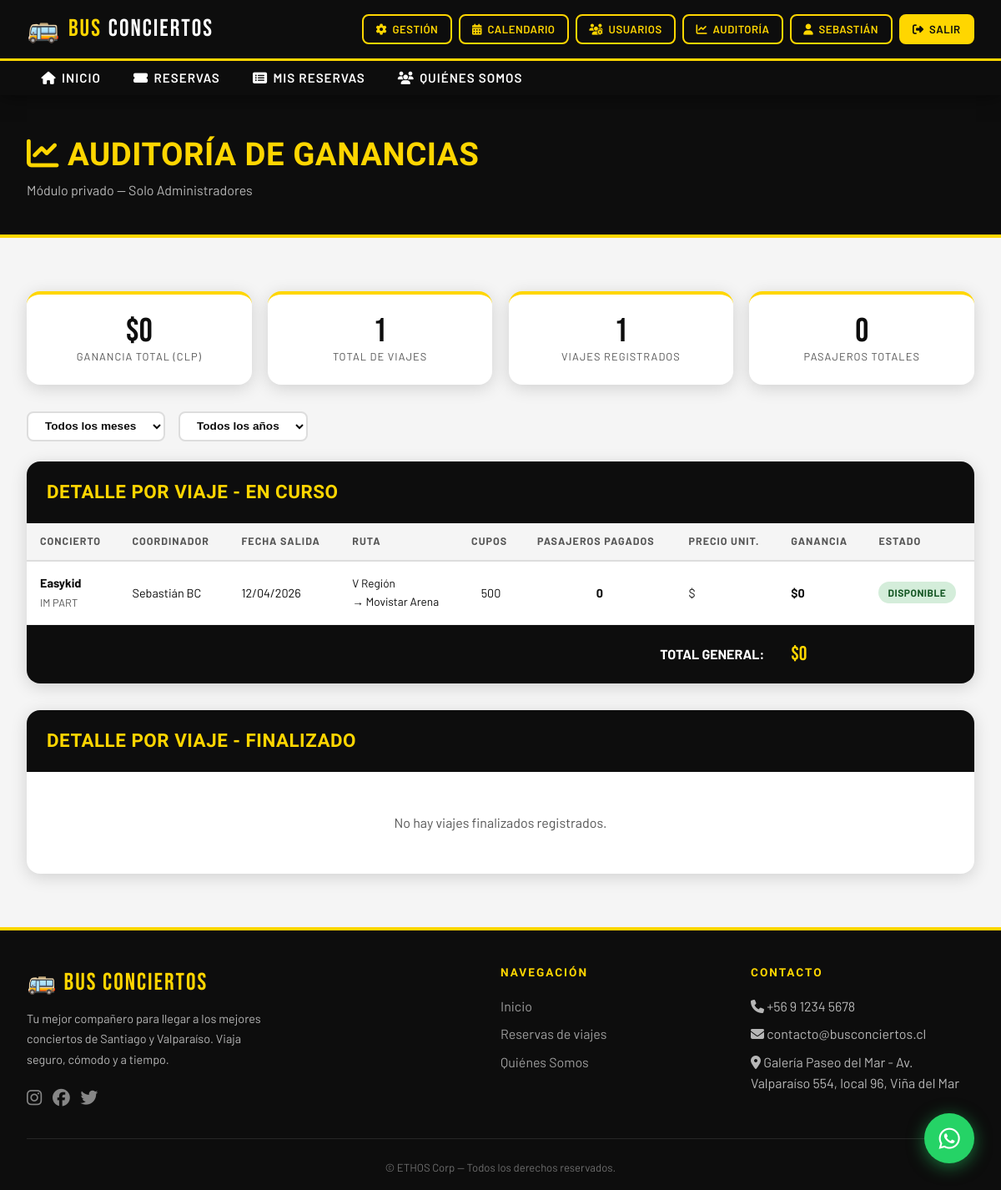
The app's page /reservas/auditoria/ (signed in) with its own data.
### reservas/models.py (models this page shows, shortened)
class Viaje(models.Model):
    ESTADO_CHOICES = [
        ('disponible', 'Disponible'),
        ('completo', 'Completo'),
        ('cancelado', 'Cancelado'),
        ('realizado', 'Realizado'),
    ]
    concierto = models.ForeignKey(Concierto, on_delete=models.CASCADE, verbose_name='Concierto')
    coordinador = models.ForeignKey(
        User, on_delete=models.SET_NULL, null=True,
        related_name='viajes_coordinados', verbose_name='Coordinador'
    )
    origen = models.CharField(max_length=200, verbose_name='Punto de Origen')
    destino = models.CharField(max_length=200, verbose_name='Destino')
    fecha_salida = models.DateField(verbose_name='Fecha de Salida')
    cupos_totales = models.PositiveIntegerField(verbose_name='Cupos Totales')
    estado = models.CharField(max_length=20, choices=ESTADO_CHOICES, default='disponible')
    descripcion = models.TextField(blank=True, verbose_name='Descripción adicional')
    creado_en = models.DateTimeField(auto_now_add=True)
    class Meta:
        verbose_name = 'Viaje'
        verbose_name_plural = 'Viajes'
        ordering = ['fecha_salida']
    @property
    def cupos_ocupados(self):
        from django.db.models import Sum
        return self.reserva_set.filter(estado='pagado').aggregate(total=Sum('cantidad'))['total'] or 0
    @property
    def ganancia_total(self):
        from django.db.models import Sum
        total = self.reserva_set.filter(estado='pagado').aggregate(total=Sum('monto'))['total'] or 0
        return total

### core/models.py (models this page shows, shortened)
class Concierto(models.Model):
    REGION_CHOICES = [
        ('santiago', 'Santiago'),
        ('valparaiso', 'Región de Valparaíso'),
    ]
    nombre = models.CharField(max_length=200, verbose_name='Nombre del Concierto')
    artista = models.CharField(max_length=200, verbose_name='Artista / Banda')
    fecha = models.DateField(verbose_name='Fecha')
    lugar = models.CharField(max_length=300, verbose_name='Lugar / Recinto')
    region = models.CharField(max_length=20, choices=REGION_CHOICES, verbose_name='Región')
    descripcion = models.TextField(blank=True, verbose_name='Descripción')
    imagen_url = models.URLField(blank=True, verbose_name='URL Imagen')
    activo = models.BooleanField(default=True)
    class Meta:
        verbose_name = 'Concierto'
        verbose_name_plural = 'Conciertos'
        ordering = ['fecha']

### reservas/views.py (the view)
# urls.py: path('auditoria/', views.auditoria_ganancias, name='auditoria_ganancias'),
@login_required
@user_passes_test(es_admin)
def auditoria_ganancias(request):
    viajes = Viaje.objects.filter(estado='disponible').select_related('concierto', 'coordinador').prefetch_related('reserva_set').order_by('-fecha_salida')
    viajes_finalizados = Viaje.objects.exclude(estado='disponible').select_related('concierto', 'coordinador').prefetch_related('reserva_set').order_by('-fecha_salida')
    total_general = sum(v.ganancia_total for v in viajes)
    total_pasajeros = sum(v.cupos_ocupados for v in viajes) + sum(v.cupos_ocupados for v in viajes_finalizados)
    total_finalizados = sum(v.ganancia_total for v in viajes_finalizados)
    total_combinado = total_general + total_finalizados
    context = {
        'viajes': viajes,
        'viajes_finalizados': viajes_finalizados,
        'total_general': total_general,
        'total_pasajeros': total_pasajeros,
        'total_finalizados': total_finalizados,
        'total_combinado': total_combinado,
    }
    return render(request, 'reservas/auditoria.html', context)

### reservas/views.py (called while the page is built)
def es_admin(user):
    return user.is_authenticated and (
        user.is_superuser or
        user.groups.filter(name='Administrador').exists()
    )

### reservas/templates/reservas/auditoria.html (shortened to what this page needs)
{% extends 'base.html' %}
{% block content %}
<div class="page-header">
  <div class="container">
    <h1><i class="fa fa-chart-line"></i> Auditoría de Ganancias</h1>
    <p>Módulo privado — Solo Administradores</p>
  </div>
</div>
<section class="seccion" style="max-width:none;">
  <div class="kpi-grid" style="margin-bottom:2rem;">
    <div class="kpi-card">
      <div class="kpi-valor">$<span id="kpi-ganancia-total" class="fmt-clp">{{ total_combinado|floatformat:0 }}</span></div>
      <div class="kpi-label">Ganancia Total (CLP)</div>
    </div>
    <div class="kpi-card">
      <div class="kpi-valor"><span id="kpi-total-viajes">{{ viajes.count|add:viajes_finalizados.count }}</span></div>
      <div class="kpi-label">Total de Viajes</div>
    </div>
    <div class="kpi-card">
      <div class="kpi-valor"><span id="kpi-viajes-registrados">{{ viajes.count|add:viajes_finalizados.count }}</span></div>
      <div class="kpi-label">Viajes Registrados</div>
    </div>
    <div class="kpi-card">
      <div class="kpi-valor"><span id="kpi-pasajeros" class="fmt-clp">{{ total_pasajeros }}</span></div>
      <div class="kpi-label">Pasajeros Totales</div>
    </div>
  </div>
  <div style="display:flex;gap:1rem;margin-bottom:1.5rem;flex-wrap:wrap;">
    <select id="aud-filtro-mes" style="padding:0.45rem 1rem;border-radius:var(--radio);border:2px solid #ddd;background:#fff;color:var(--negro);font-size:0.85rem;font-weight:600;cursor:pointer;outline:none;">
      <option value="todos">Todos los meses</option>
    </select>
    <select id="aud-filtro-anio" style="padding:0.45rem 1rem;border-radius:var(--radio);border:2px solid #ddd;background:#fff;color:var(--negro);font-size:0.85rem;font-weight:600;cursor:pointer;outline:none;">
      <option value="todos">Todos los años</option>
    </select>
  </div>
  <div class="tabla-wrapper">
    <div class="tabla-header">
      <h2>DETALLE POR VIAJE - EN CURSO</h2>
    </div>
    {% if viajes %}
    <div style="overflow-x:auto;">
      <table>
        <thead>
          <tr>
            <th>Concierto</th>
            <th>Coordinador</th>
            <th>Fecha Salida</th>
            <th>Ruta</th>
            <th>Cupos</th>
            <th>Pasajeros Pagados</th>
            <th>Precio Unit.</th>
            <th>Ganancia</th>
            <th>Estado</th>
          </tr>
        </thead>
        <tbody>
          {% for viaje in viajes %}
          <tr class="aud-fila aud-fila-curso" data-mes="{{ viaje.fecha_salida|date:'Y-m' }}" data-ganancia="{{ viaje.ganancia_total|floatformat:0 }}" data-pasajeros="{{ viaje.cupos_ocupados }}">
            <td>
              <strong>{{ viaje.concierto.artista }}</strong><br>
              <span style="font-size:0.8rem;color:var(--gris-medio);">{{ viaje.concierto.nombre }}</span>
            </td>
            <td>{{ viaje.coordinador.get_full_name|default:viaje.coordinador.username|default:"—" }}</td>
            <td>{{ viaje.fecha_salida|date:"d/m/Y" }}</td>
            <td style="font-size:0.85rem;">{{ viaje.origen }}<br>→ {{ viaje.destino }}</td>
            <td style="text-align:center;">{{ viaje.cupos_totales }}</td>
            <td style="text-align:center;">
              <strong style="{% if viaje.cupos_ocupados > 0 %}color:var(--exito);{% endif %}">{{ viaje.cupos_ocupados }}</strong>
            </td>
            <td>$</td>
            <td style="font-weight:700;{% if viaje.ganancia_total > 0 %}color:var(--exito);{% endif %}">
              $<span class="fmt-clp">{{ viaje.ganancia_total|floatformat:0 }}</span>
            </td>
            <td><span class="badge-estado badge-{{ viaje.estado }}">{{ viaje.get_estado_display }}</span></td>
          </tr>
          {% endfor %}
        </tbody>
        <tfoot>
          <tr style="background:var(--negro);color:var(--blanco);">
            <td colspan="7" style="padding:1rem;font-weight:700;text-align:right;font-size:1rem;">TOTAL GENERAL:</td>
            <td style="padding:1rem;font-family:'Bebas Neue';font-size:1.5rem;color:var(--amarillo);">$<span id="total-curso">{{ total_general|floatformat:0 }}</span></td>
            <td></td>
          </tr>
        </tfoot>
      </table>
    </div>
    {% else %}
    <div style="text-align:center;padding:3rem;color:var(--gris-medio);">No hay viajes registrados.</div>
    {% endif %}
  </div>
  <div class="tabla-wrapper" style="margin-top:2rem;">
    <div class="tabla-header">
      <h2>DETALLE POR VIAJE - FINALIZADO</h2>
    </div>
    {% if viajes_finalizados %}
    <div style="overflow-x:auto;">
      <table>
        <thead>
          <tr>
            <th>Concierto</th>
            <th>Coordinador</th>
            <th>Fecha Salida</th>
            <th>Ruta</th>
            <th>Cupos</th>
            <th>Pasajeros Pagados</th>
            <th>Precio Unit.</th>
            <th>Ganancia</th>
            <th>Estado</th>
          </tr>
        </thead>
        <tbody>
          {% for viaje in viajes_finalizados %}
          <tr class="aud-fila aud-fila-fin" data-mes="{{ viaje.fecha_salida|date:'Y-m' }}" data-ganancia="{{ viaje.ganancia_total|floatformat:0 }}" data-pasajeros="{{ viaje.cupos_ocupados }}">
            <td>
              <strong>{{ viaje.concierto.artista }}</strong><br>
              <span style="font-size:0.8rem;color:var(--gris-medio);">{{ viaje.concierto.nombre }}</span>
            </td>
            <td>{{ viaje.coordinador.get_full_name|default:viaje.coordinador.username|default:"—" }}</td>
            <td>{{ viaje.fecha_salida|date:"d/m/Y" }}</td>
            <td style="font-size:0.85rem;">{{ viaje.origen }}<br>→ {{ viaje.destino }}</td>
            <td style="text-align:center;">{{ viaje.cupos_totales }}</td>
            <td style="text-align:center;">
              <strong style="{% if viaje.cupos_ocupados > 0 %}color:var(--exito);{% endif %}">{{ viaje.cupos_ocupados }}</strong>
            </td>
            <td>$<span class="fmt-clp">{{ viaje.precio|floatformat:0 }}</span></td>
            <td style="font-weight:700;{% if viaje.ganancia_total > 0 %}color:var(--exito);{% endif %}">
              $<span class="fmt-clp">{{ viaje.ganancia_total|floatformat:0 }}</span>
            </td>
            <td><span class="badge-estado badge-{{ viaje.estado }}">{{ viaje.get_estado_display }}</span></td>
          </tr>
          {% endfor %}
        </tbody>
        <tfoot>
          <tr style="background:var(--negro);color:var(--blanco);">
            <td colspan="7" style="padding:1rem;font-weight:700;text-align:right;font-size:1rem;">TOTAL GENERAL:</td>
            <td style="padding:1rem;font-family:'Bebas Neue';font-size:1.5rem;color:var(--amarillo);">$<span id="total-fin">{{ total_finalizados|floatformat:0 }}</span></td>
            <td></td>
          </tr>
        </tfoot>
      </table>
    </div>
    {% else %}
    <div style="text-align:center;padding:3rem;color:var(--gris-medio);">No hay viajes finalizados registrados.</div>
    {% endif %}
  </div>
</section>
{% endblock %}

### templates/base.html (shortened to what this page needs)
{% load static %}
<!DOCTYPE html>
<html lang="es">
<head>
  <link rel="stylesheet" href="https://cdnjs.cloudflare.com/ajax/libs/font-awesome/6.5.0/css/all.min.css" />
  <link rel="stylesheet" href="{% static 'css/main.css' %}" />
</head>
<body>
<nav class="navbar-bc">
  <div class="navbar-top">
    <div class="navbar-inner">
      <a href="{% url 'inicio' %}" class="brand">
        <span class="icon-bus">🚌</span>
        BUS <span>CONCIERTOS</span>
      </a>
      <div class="nav-actions">
        {% if user.is_authenticated %}
          {% if user.is_superuser or user.groups.all.0.name == 'Administrador' or user.groups.all.0.name == 'Coordinador' %}
            <a href="{% url 'gestion_viajes' %}" class="btn btn-outline btn-sm"><i class="fa fa-cog"></i> Gestión</a>
            <a href="{% url 'calendario_conciertos' %}" class="btn btn-outline btn-sm"><i class="fa fa-calendar-alt"></i> Calendario</a>
          {% endif %}
          {% if user.is_superuser or user.groups.all.0.name == 'Administrador' %}
            <a href="{% url 'gestion_usuarios' %}" class="btn btn-outline btn-sm"><i class="fa fa-users-cog"></i> Usuarios</a>
            <a href="{% url 'auditoria_ganancias' %}" class="btn btn-outline btn-sm"><i class="fa fa-chart-line"></i> Auditoría</a>
          {% endif %}
          <a href="{% url 'mi_perfil' %}" class="btn btn-outline btn-sm"><i class="fa fa-user"></i> {{ user.first_name|default:user.username }}</a>
          <a href="{% url 'logout' %}" class="btn btn-primary btn-sm"><i class="fa fa-sign-out-alt"></i> Salir</a>
        {% else %}
          <a href="{% url 'login' %}" class="btn btn-outline btn-sm"><i class="fa fa-sign-in-alt"></i> Ingresar</a>
          <a href="{% url 'registro' %}" class="btn btn-primary btn-sm"><i class="fa fa-user-plus"></i> Registrarse</a>
        {% endif %}
      </div>
    </div>
  </div>
  <div class="nav-collapse">
    <ul class="nav-links">
      <li><a href="{% url 'inicio' %}"><i class="fa fa-home"></i> Inicio</a></li>
      <li><a href="{% url 'lista_viajes' %}"><i class="fa fa-ticket-alt"></i> Reservas</a></li>
      {% if user.is_authenticated %}
      <li><a href="{% url 'mis_reservas' %}"><i class="fa fa-list-alt"></i> Mis Reservas</a></li>
      {% endif %}
      <li><a href="{% url 'quienes_somos' %}"><i class="fa fa-users"></i> Quiénes Somos</a></li>
    </ul>
  </div>
</nav>
<main>
  {% block content %}{% endblock %}
</main>
<footer>
  <div class="footer-grid">
    <div>
      <div class="footer-brand">🚌 Bus Conciertos</div>
      <p style="font-size:0.9rem;max-width:300px;line-height:1.7;">
        Tu mejor compañero para llegar a los mejores conciertos de Santiago y Valparaíso. Viaja seguro, cómodo y a tiempo.
      </p>
      <div style="margin-top:1rem;display:flex;gap:0.8rem;">
        <a href="#" style="color:rgba(255,255,255,0.5);font-size:1.3rem;"><i class="fab fa-instagram"></i></a>
        <a href="#" style="color:rgba(255,255,255,0.5);font-size:1.3rem;"><i class="fab fa-facebook"></i></a>
        <a href="#" style="color:rgba(255,255,255,0.5);font-size:1.3rem;"><i class="fab fa-twitter"></i></a>
      </div>
    </div>
    <div>
      <h4>Navegación</h4>
      <ul>
        <li><a href="{% url 'inicio' %}">Inicio</a></li>
        <li><a href="{% url 'lista_viajes' %}">Reservas de viajes</a></li>
        <li><a href="{% url 'quienes_somos' %}">Quiénes Somos</a></li>
      </ul>
    </div>
    <div>
      <h4>Contacto</h4>
      <ul>
        <li><i class="fa fa-phone"></i> +56 9 1234 5678</li>
        <li><i class="fa fa-envelope"></i> contacto@busconciertos.cl</li>
        <li><i class="fa fa-map-marker-alt"></i> Galería Paseo del Mar - Av. Valparaíso 554, local 96, Viña del Mar</li>
      </ul>
    </div>
  </div>
  <div class="footer-bottom">
    <p>&copy; {{ "now"|date:"Y" }} ETHOS Corp — Todos los derechos reservados.</p>
  </div>
</footer>
<a href="https://wa.me/56912345678?text=Hola,%20quiero%20información%20sobre%20los%20viajes%20a%20conciertos"
   class="whatsapp-fab" target="_blank" rel="noopener" title="Consultas por WhatsApp">
  <i class="fab fa-whatsapp"></i>
</a>
</body>
</html>

### records on screen
Viaje: concierto.artista "Easykid", concierto.nombre "IM PART", coordinador.get_full_name "Sebastián BC", fecha_salida "12/04/2026", origen "V Región", destino "Movistar Arena", cupos_totales "500", cupos_ocupados "0", ganancia_total "0", estado "DISPONIBLE"

### other values on screen
{{ user.first_name|default:user.username }} "SEBASTIÁN"
{{ total_combinado|floatformat:0 }} "0"
{{ viajes.count|add:viajes_finalizados.count }} "1"
{{ total_pasajeros }} "0"
{{ total_general|floatformat:0 }} "0"
